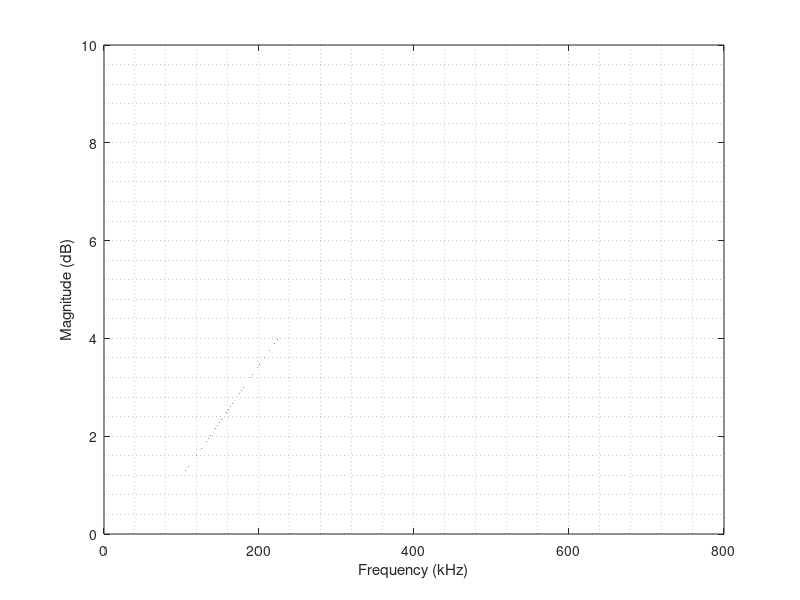

This chart was generated by the following MATLAB code:
%nsf comparision

Fs = 1e6;

%% NSF 1:
A1 = [0.0, 0.0; 1.0, 0.0];
B1 = [ 2.0; 0.0];
C1 = [1.0, -0.5];
D1 = [0.0];
[b_nsf1, a_nsf1] = ss2tf(A1,B1,C1,D1);
NSF1 = tf(b_nsf1, a_nsf1);
N = Fs/2;
[h_nsf1,w_nsf1] = freqz(b_nsf1,a_nsf1, N, 'half', Fs);


%% Optimal NSF
A2 =    [0.3531,   -0.3659,    0.0320; 0.9995,    0.0006,   -0.0008; 0.0007,    0.9987,    0.0013];
B2 = [ 1.0001; 0.0001; -0.0002];
C2 = [-1.4064    0.8164   -0.2450];
D2 = [1];
[b_nsf2, a_nsf2] = ss2tf(A2,B2,C2,D2);
NSF1 = tf(b_nsf2, a_nsf2);
N = Fs/2;
[h_nsf2,w_nsf2] = freqz(b_nsf2,a_nsf2, N, 'half', Fs);
%% Plots 
sl = length(h_nsf1);
figure()
plot(w_nsf1(1:sl)/2*pi*1e-3, 20*log10(abs(h_nsf1(1:sl))));
% hold on
% plot(w_nsf2(1:sl)/2*pi*1e-3, 20*log10(abs(h _nsf2(1:sl))));
% legend("NSF1","NSF Optimal")
xlabel("Frequency (kHz)")
ylabel("Magnitude (dB)")
grid minor